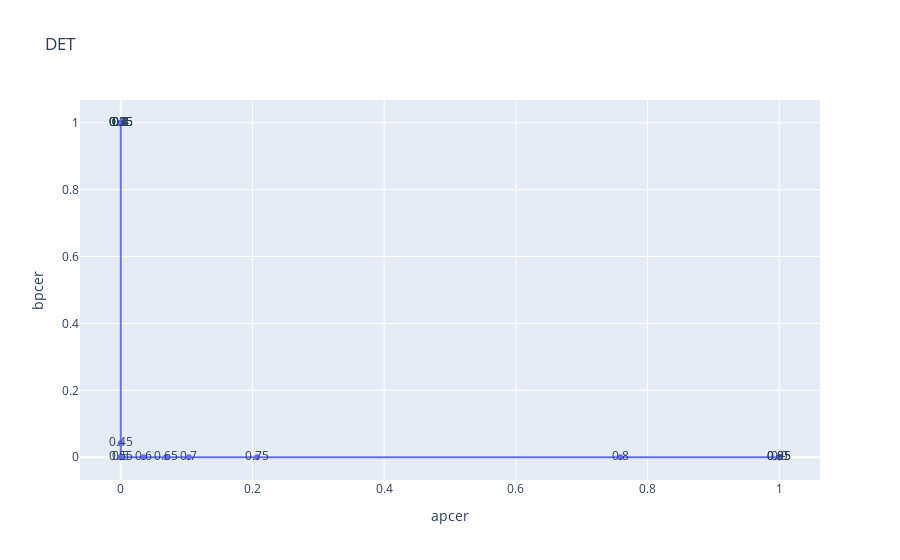

Write notebook code for a chart like this one.
### Code cell
# dataframe
data = {'th':ths, 'auc': auc_th, 'bpcer': bpcer_th, 'apcer': apcer_th,
        'tpr': tpr_list, 'fpr': fpr_list}
df_out = pd.DataFrame(data)

# plot
fig = go.Figure()
fig.add_trace(go.Scatter(x=df_out['apcer'], y=df_out['bpcer'], mode='markers+lines+text', text=df_out['th']))
fig.update_layout(
    title = 'DET',
    xaxis_title = 'apcer',
    yaxis_title = 'bpcer'
)
fig.show()

### Figure 1 — Plotly figure (JSON) as saved in the notebook; plotly's stock layout.template omitted (floating-point values rounded to 4 significant figures)
{"data": [{"mode": "markers+lines+text", "text": [0.1, 0.15, 0.2, 0.25, 0.3, 0.35, 0.4, 0.45, 0.5, 0.55, 0.6, 0.65, 0.7, 0.75, 0.8, 0.85, 0.9, 0.95], "type": "scatter", "x": [0, 0, 0, 0, 0, 0, 0, 0, 0, 0, 0.03448, 0.06897, 0.1034, 0.2069, 0.7586, 1, 1, 1], "y": [1, 1, 1, 1, 1, 1, 1, 0.04167, 0, 0, 0, 0, 0, 0, 0, 0, 0, 0]}], "layout": {"title": {"text": "DET"}, "xaxis": {"title": {"text": "apcer"}}, "yaxis": {"title": {"text": "bpcer"}}}}
